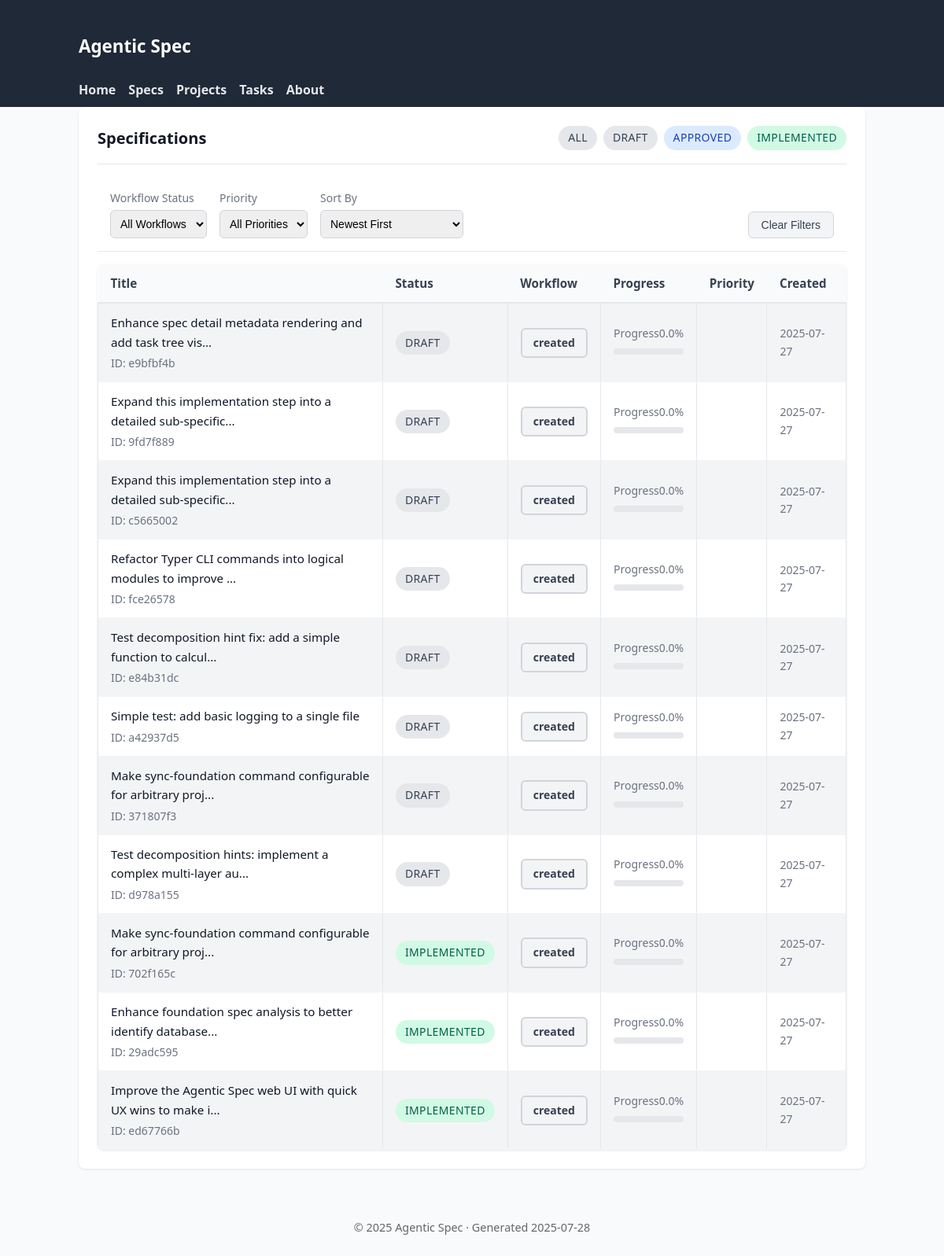
/specs, run on an earlier commit of the app's database.
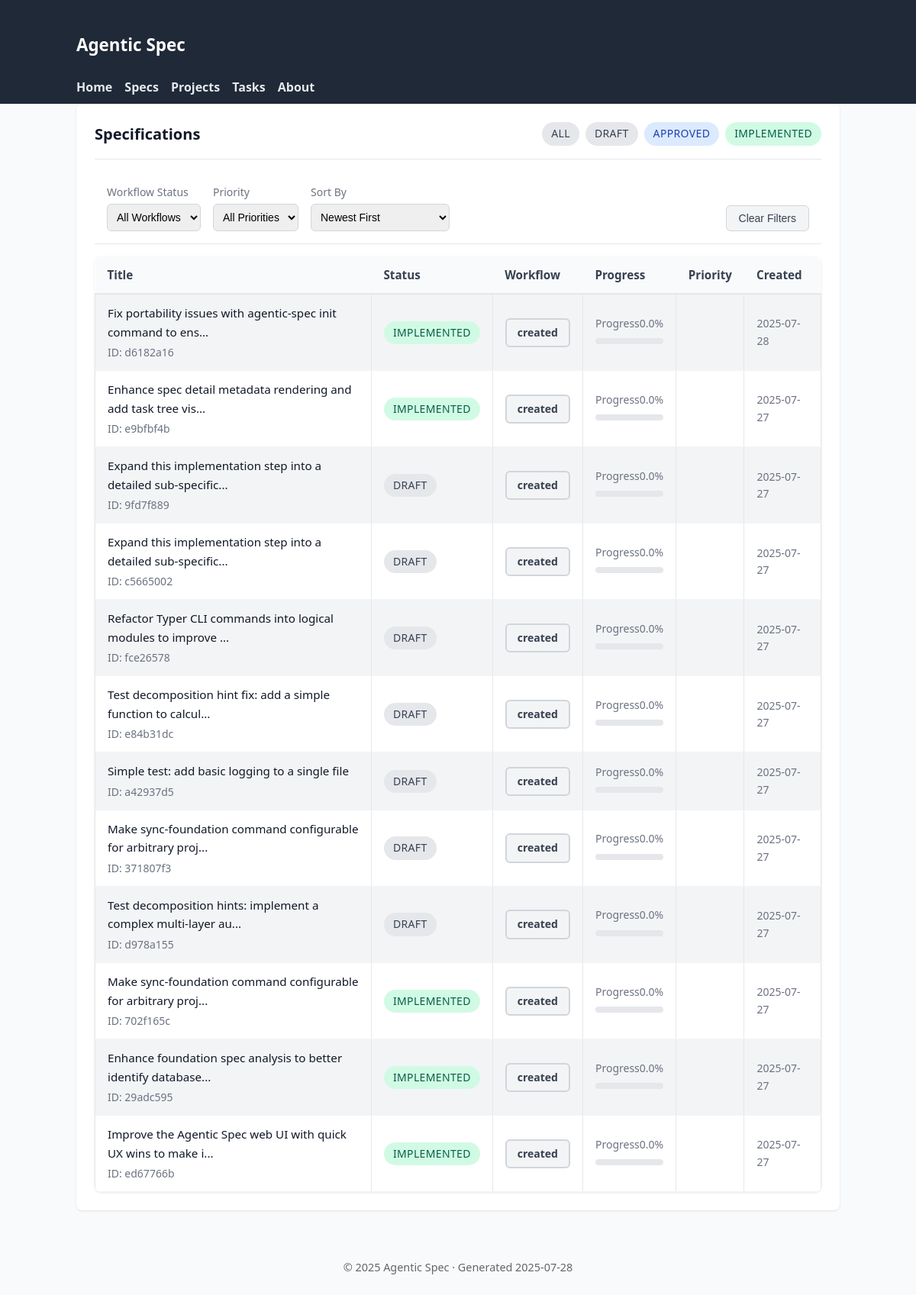
And on a later commit of the database.
### tables this page shows
CREATE TABLE specifications (
                id TEXT PRIMARY KEY,
                title TEXT NOT NULL,
                inherits TEXT DEFAULT '[]',
                created TIMESTAMP NOT NULL,
                updated TIMESTAMP NOT NULL,
                version TEXT NOT NULL,
                status TEXT NOT NULL,
                parent_spec_id TEXT,
                child_spec_ids TEXT DEFAULT '[]',
                context TEXT NOT NULL,
                requirements TEXT NOT NULL,
                review_notes TEXT DEFAULT '[]',
                context_parameters TEXT,
                -- Enhanced tracking fields
                workflow_status TEXT DEFAULT 'created',
                is_completed BOOLEAN DEFAULT FALSE,
                completed_at TIMESTAMP,
                last_accessed TIMESTAMP,
                completion_percentage REAL DEFAULT 0.0,
                priority INTEGER DEFAULT 5,
                -- Lifecycle timestamps
                reviewed_at TIMESTAMP,
                approved_at TIMESTAMP,
                implemented_at TIMESTAMP,
                -- Metadata tracking
                created_by TEXT DEFAULT 'system',
                last_updated_by TEXT DEFAULT 'system',
                tags TEXT DEFAULT '[]'
            );

### agentic_spec/web_ui.py (the view)
@app.get("/specs", response_class=HTMLResponse)
async def list_specifications(request: Request, status: str | None = None):
    async with await get_db_manager() as manager:
        if status:
            specs = await manager.backend.list_specifications()
            specs = [s for s in specs if s.status.value == status]
        else:
            specs = await manager.backend.list_specifications()
        ctx = base_context(request, title="Specifications")
        ctx.update({"specs": specs, "current_status": status})
        return templates.TemplateResponse("specs_list.html", ctx)

### agentic_spec/web_templates/specs_list.html (shortened to what this page needs)
{% extends 'base.html' %}
{% block content %}
<div class="card">
  <div class="card-header">
    <h2 class="card-title">Specifications{% if current_status %} – {{ current_status }}{% endif %}</h2>
    <div style="display: flex; gap: 0.5rem;">
      <a href="/specs" class="status-badge {% if not current_status %}draft{% endif %}" style="text-decoration: none;">All</a>
      <a href="/specs?status=draft" class="status-badge draft" style="text-decoration: none;">Draft</a>
      <a href="/specs?status=approved" class="status-badge approved" style="text-decoration: none;">Approved</a>
      <a href="/specs?status=implemented" class="status-badge implemented" style="text-decoration: none;">Implemented</a>
    </div>
  </div>
  <div style="display: flex; gap: 1rem; padding: 1rem; border-bottom: 1px solid #e5e7eb; flex-wrap: wrap;">
    <div>
      <label for="workflow-filter" style="display: block; font-size: 0.875rem; color: #6b7280; margin-bottom: 0.25rem;">Workflow Status</label>
      <select id="workflow-filter" style="padding: 0.5rem; border: 1px solid #d1d5db; border-radius: 0.375rem; font-size: 0.875rem;">
        <option value="">All Workflows</option>
      </select>
    </div>
    <div>
      <label for="priority-filter" style="display: block; font-size: 0.875rem; color: #6b7280; margin-bottom: 0.25rem;">Priority</label>
      <select id="priority-filter" style="padding: 0.5rem; border: 1px solid #d1d5db; border-radius: 0.375rem; font-size: 0.875rem;">
        <option value="">All Priorities</option>
      </select>
    </div>
    <div>
      <label for="sort-by" style="display: block; font-size: 0.875rem; color: #6b7280; margin-bottom: 0.25rem;">Sort By</label>
      <select id="sort-by" style="padding: 0.5rem; border: 1px solid #d1d5db; border-radius: 0.375rem; font-size: 0.875rem;">
        <option value="created-desc">Newest First</option>
      </select>
    </div>
    <div style="margin-left: auto; display: flex; align-items: flex-end;">
      <button id="clear-filters" style="padding: 0.5rem 1rem; background: #f3f4f6; color: #374151; border: 1px solid #d1d5db; border-radius: 0.375rem; font-size: 0.875rem; cursor: pointer;">Clear Filters</button>
    </div>
  </div>
  {% if specs %}
  <table>
    <thead>
      <tr>
        <th>Title</th>
        <th>Status</th>
        <th>Workflow</th>
        <th>Progress</th>
        <th>Priority</th>
        <th>Created</th>
      </tr>
    </thead>
    <tbody>
      {% for s in specs %}
      <tr>
        <td>
          <a href="/specs/{{ s.id }}">{{ s.title[:60] }}{% if s.title|length > 60 %}...{% endif %}</a>
          <div class="card-subtitle">ID: {{ s.id }}</div>
        </td>
        <td>
          <span class="status-badge {{ s.status.value }}">{{ s.status.value }}</span>
        </td>
        <td>
          <span class="workflow-badge {{ s.workflow_status.value }}">{{ s.workflow_status.value }}</span>
        </td>
        <td>
          <div class="progress-label">
            <span>Progress</span>
            <span>{{ s.completion_percentage }}%</span>
          </div>
          <div class="progress-bar">
          </div>
        </td>
        <td>
          {% if s.priority %}
          <span class="priority-indicator priority-{{ s.priority.value }}"></span>
          {% else %}
          <span style="color: #9ca3af;">-</span>
          {% endif %}
        </td>
        <td style="font-size: 0.875rem; color: #6b7280;">
          {{ s.created.strftime('%Y-%m-%d') }}
        </td>
      </tr>
      {% endfor %}
    </tbody>
  </table>
  {% else %}
  <p style="color: #6b7280; text-align: center; padding: 3rem 0;">
    No specifications found{% if current_status %} with status "{{ current_status }}"{% endif %}.
  </p>
  {% endif %}
</div>
{% endblock %}

### agentic_spec/web_templates/base.html (shortened to what this page needs)
<!DOCTYPE html>
<html lang="en">
<head>
    <link rel="stylesheet" href="/static/styles.css" />
</head>
<body>
    <header class="site-header" role="banner">
        <div class="container">
            <h1 class="logo"><a href="/">Agentic&nbsp;Spec</a></h1>
            <nav class="primary-nav" aria-label="Primary">
                <a href="/" class="nav-link">Home</a>
                <a href="/specs" class="nav-link">Specs</a>
                <a href="/projects" class="nav-link">Projects</a>
                <a href="/tasks" class="nav-link">Tasks</a>
                <a href="/about" class="nav-link">About</a>
            </nav>
        </div>
    </header>
    <main id="main-content" class="container" role="main">
        {% block content %}{% endblock %}
    </main>
    <footer class="site-footer" role="contentinfo">
        <div class="container">
            <p>&copy; {{ now().year }} Agentic Spec &middot; Generated {{ now().strftime('%Y-%m-%d') }}</p>
        </div>
    </footer>
</body>
</html>

### agentic_spec/web_templates/static/styles.css (style rules this page uses)
body { font-family: system-ui, -apple-system, Segoe UI, Roboto, Helvetica, Arial, sans-serif; margin: 0; background: #f9fafb; color: #111827; line-height: 1.6; }
.container { max-width: 1000px; margin: 0 auto; padding: 0 1rem; }
table { width: 100%; border-collapse: collapse; margin-top: 1rem; font-size: 0.95rem; }
th { background: #374151; color: #fff; padding: 8px; text-align: left; }
td { padding: 8px; border: 1px solid #e5e7eb; }
tbody tr:nth-child(odd) { background: #f3f4f6; }
.site-header { background: #1f2937; color: #fff; padding: 0.5rem 0; }
.logo a { color: #fff; text-decoration: none; font-size: 1.4rem; }
.primary-nav { display: flex; gap: 1rem; flex-wrap: wrap; margin-top: 0.5rem; }
.primary-nav .nav-link { color: #e5e7eb; text-decoration: none; font-weight: 600; }
table a { color: inherit; text-decoration: none; }
.status-badge { display: inline-flex; align-items: center; gap: 0.25rem; padding: 0.25rem 0.75rem; border-radius: 9999px; font-size: 0.875rem; font-weight: 500; text-transform: uppercase; letter-spacing: 0.025em; }
.status-badge.draft { background: #e5e7eb; color: #374151; }
.status-badge.approved { background: #dbeafe; color: #1e40af; }
.status-badge.implemented { background: #d1fae5; color: #065f46; }
.workflow-badge { display: inline-flex; align-items: center; gap: 0.375rem; padding: 0.375rem 0.875rem; border-radius: 0.375rem; font-size: 0.875rem; font-weight: 600; border: 2px solid transparent; }
.workflow-badge.created { background: #f3f4f6; color: #374151; border-color: #d1d5db; }
.progress-bar { width: 100%; height: 0.5rem; background: #e5e7eb; border-radius: 0.25rem; overflow: hidden; margin: 0.5rem 0; }
.progress-label { display: flex; justify-content: space-between; align-items: center; font-size: 0.875rem; color: #6b7280; margin-bottom: 0.25rem; }
.card { background: #fff; border-radius: 0.5rem; box-shadow: 0 1px 3px rgba(0,0,0,0.1); padding: 1.5rem; margin-bottom: 1.5rem; }
.card-header { display: flex; justify-content: space-between; align-items: center; margin-bottom: 1rem; padding-bottom: 1rem; border-bottom: 1px solid #e5e7eb; }
.card-title { font-size: 1.25rem; font-weight: 600; color: #111827; margin: 0; }
.card-subtitle { font-size: 0.875rem; color: #6b7280; margin-top: 0.25rem; }
table { width: 100%; border-collapse: collapse; margin-top: 1rem; font-size: 0.95rem; background: #fff; border-radius: 0.5rem; overflow: hidden; box-shadow: 0 1px 3px rgba(0,0,0,0.1); }
th { background: #f9fafb; color: #374151; padding: 0.75rem 1rem; text-align: left; font-weight: 600; border-bottom: 2px solid #e5e7eb; }
td { padding: 0.75rem 1rem; border-bottom: 1px solid #f3f4f6; }
.priority-indicator { display: inline-block; width: 0.5rem; height: 0.5rem; border-radius: 50%; margin-right: 0.5rem; }
.site-footer { margin-top: 2rem; font-size: 0.9rem; color: #666; text-align: center; padding: 1rem 0; }

What changed in the data, as far as the page shows it:
added specifications: title "Fix portability issues with agentic-spec init command to ens", id "d6182a16", status.value "IMPLEMENTED", workflow_status.value "created", completion_percentage "0.0", created "2025-07-28"
changed specifications "Enhance spec detail metadata rendering and add task tree vis": status "draft" → "implemented" (drawn); status.value "DRAFT" → "IMPLEMENTED"
